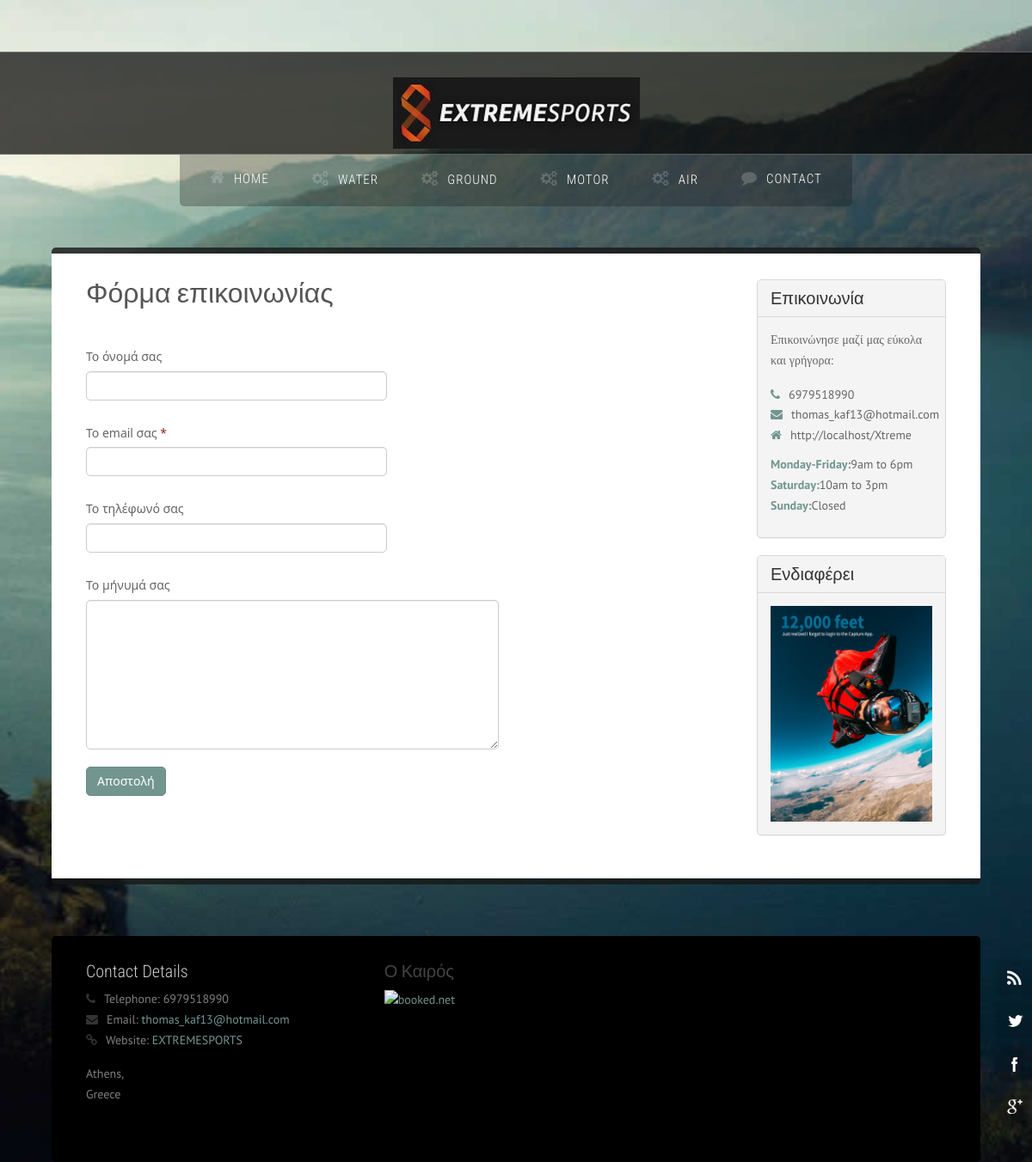
The page /contact.php on the database its author committed.
### tables this page shows
CREATE TABLE `categories` (
  `cat_id` int(11) NOT NULL,
  `cat_name` varchar(25) NOT NULL,
  `cat_sorter` varchar(3) DEFAULT NULL
);

CREATE TABLE `ads` (
  `ad_id` int(11) NOT NULL,
  `ad_caption` varchar(255) DEFAULT NULL,
  `ad_image` varchar(45) DEFAULT NULL,
  `ad_featured` tinyint(4) DEFAULT '0'
);

### headmenu.php (the view, shortened to what this page needs)
<?php
	$conn = Connect();
	$strSQL = " SELECT cat_id, cat_name
				FROM categories
				ORDER BY cat_sorter";
	$result = mysqli_query($conn, $strSQL);
	if ($result)
	{
		while ($row = mysqli_fetch_array($result,MYSQLI_ASSOC))
		{
			$Cat_Name = $row['cat_name'];
			echo "<li>";
			echo "<span class=\"fa-gears\">$Cat_Name</span>";
			echo "</li>";
		}
	}
?>

### ads.php (shortened to what this page needs)
<?php
	$conn = Connect();
	$strSQL = " SELECT ad_id, ad_caption, ad_image
				FROM ads
				WHERE ad_featured=1";
	$result = mysqli_query($conn, $strSQL);
	if ($result)
	{
		while ($row = mysqli_fetch_array($result,MYSQLI_ASSOC))
		{
			echo "<img src=\"images/".$row['ad_image']."\" />";
		}
	}
?>

### assets/css/nexus.css (style rules this page uses)
html { overflow-y: scroll; }
body { line-height: 1.7em; font-family: PT Sans; font-size: 14px; font-weight: 300; background-color: #5f807a; background-color: #F4F1EA; color: #656565; }
#hornav ul > li { margin: 0px 5px; }
#hornav ul > li > a, #hornav ul > li > span { color: #FFFFFF; font-size: 15px; font-weight: 300; letter-spacing: 1px; padding: 18px 20px; text-transform: uppercase; display: block; }
.slicknav_nav ul, .slicknav_nav li { display: block; }
.slicknav_nav li { background-color: rgba(0, 0, 0, 0.25); border-radius: 4px; color: #ffffff; }
img { max-width: 100% ; }
[class^="fa-"]:before, [class*=" fa-"]:before { font-family: FontAwesome; font-style: normal; font-weight: normal; line-height: 1; -webkit-font-smoothing: antialiased; -moz-osx-font-smoothing: grayscale; padding-right: 10px; color: rgba(0, 0, 0, 0.6); }
#hornav li [class^="fa-"]:before, #hornav li [class*=" fa-"]:before { color: rgba(255, 255, 255, 0.2); top: 12px; left: 12px; font-size: 18px; }
a.slicknav_item [class^="fa-"]:before, a.slicknav_item [class*=" fa-"]:before { display: none; }
a.slicknav_item [class^="fa-"]:before, a.slicknav_item [class*=" fa-"]:before, .slicknav_menu li [class^="fa-"]:before, .slicknav_menu li [class*=" fa-"]:before { display: none !important; }
a.slicknav_item [class^="fa-"], a.slicknav_item [class*=" fa-"] { padding-left: 0 !important; }

### rows shown on the page
categories: cat_name "WATER"
categories: cat_name "GROUND"
categories: cat_name "MOTOR"
categories: cat_name "AIR"
ads: ad_image (picture)
